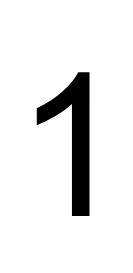
#> input picture number1.png, 133 x 273 px
$ python FourierDescriptor.py   (Python 2 division)
#> lines starting #> are read from the running program, lines starting #| are printed output that depends on the picture
'''
extract_shape(im_file, blowup = 1., plot_img = False, \
plot_contour = False, plot_contour_pts = False)

FD(x, y, plot_FD = False, y_lim = None)

filt_FD(Z, n_keep, no_zeroth = True)

get_FD_abs(x, y, order = 10, norm = True, no_zeroth = True)

recover_shape(Z)

size_norm(Z)
'''

import numpy as np
import matplotlib.pyplot as plt
import matplotlib.image as mpimg
import argparse
import pdb

order = 10
norm = False
no_zeroth = False

def extract_shape(im_file, blowup = 1., plot_img = False, plot_contour = False, plot_contour_pts = False):

    im = mpimg.imread(im_file)
    # Take one of RGB(A) channels
    if len(im.shape) > 2:
        im = im[:, :, 0]

    if plot_img:
        plt.figure()
        plt.title('Original Shape')
        plt.imshow(im, cmap = plt.cm.gray)
	plt.show()

    # Note: by convention, in this case, y values comes from the 0th index.
    # Otherwise one has to transpose the image and the contour will appear sideways
    x = np.arange(im.shape[1])*blowup
    y = np.arange(im.shape[0])*blowup

    # Have to flip y to get the orientation right, again just a peculiar convention we have to work around
    # Note the [::] notation: a[3:20:2] means from the 3rd element to the 20th element, choose every 2nd element.
    y = y[::-1]

    # In case I want to shift x.
    #x_shift = 200
    #x += x_shift

    X, Y = np.meshgrid(x, y)

    plt.figure()
    plt.title('Contours')
    # Note the dimensions of x and y may NOT the same, thus the necessity of the
    # tranpose operation (an oddity, I admit...)
    CS = plt.contour(X, Y, im, 1)
    levels = CS.levels
    #plt.show()
    print 'contour level', levels
    if not plot_contour:
        plt.close()

    cs_paths = CS.collections[0].get_paths()

    print 'number of contour path', len(cs_paths)

    p = cs_paths[0]
    v = p.vertices
    x_arr = v[:,0]
    y_arr = v[:,1]

    if plot_contour_pts:
        plt.figure()
        plt.title("Verify the contour points are correct")
        plt.scatter(x_arr, y_arr)
	plt.show()

    return x_arr, y_arr

'''#######################################################################'''

def FD(x, y, plot_FD = False, y_lim = None):

    N = len(x)
    n = np.arange(N)


    z = x + y*1j

    Z = np.fft.fft(z)

    if plot_FD:
        plt.figure()
        plt.title('FD real and imag')
        plt.plot(Z.real, 'b-')
        plt.plot(Z.imag, 'g-')
	plt.show()
        if y_lim != None:
            plt.ylim([-y_lim, y_lim])

    return Z

'''#######################################################################'''

def filt_FD(Z, order = 10, no_zeroth = False):
    N = len(Z)
    n = np.arange(len(Z))
    print 'Nyquist index', N/2
    # in case I want the centroid position.
    filt0 = n > 0 if no_zeroth else 1
    filt1 = filt0*(n <= order)

    filt2 = (n > ((N-1) - order))
    print 'Number of components from both sides:', filt1.sum(), filt2.sum()
    filt = filt1 + filt2
    #print Z.real[N/2]
    return Z*filt

'''#######################################################################'''

def get_FD_abs(x, y, order = 10, norm = True, no_zeroth = False):
    '''Finds the Fourier Descriptors and the recovered x and y for a shape.'''
    Z = FD(x, y)
    print 'len(Z)', len(Z)

    Z_filt = filt_FD(Z, order, no_zeroth=no_zeroth)
    if norm:
        Z_filt = size_norm(Z_filt)
    print 'len(Z_filt)', len(Z_filt)
    x_rec, y_rec = recover_shape(Z_filt)

    # throw away zero terms
    fd_mag = np.abs(Z_filt[Z_filt != 0])
#     fd_mag = fd_mag[fd_mag > 0]

    return fd_mag, x_rec, y_rec

'''#######################################################################'''

def recover_shape(Z):
    z_rec = np.fft.ifft(Z)

    x_rec = z_rec.real
    y_rec = z_rec.imag

    return x_rec, y_rec

'''#######################################################################'''

def size_norm(Z):
    return Z/np.sqrt( np.abs(Z[1])*np.abs(Z[-1]) )

'''#######################################################################'''

x1, y1 = extract_shape('number1.png') #blowup = 1., plot_img = True, plot_contour = True, #plot_contour_pts = True)
#> in extract_shape, im is the input picture: shape (273, 133, 4) float32; mean R, G, B, A 0.913, 0.913, 0.913, 0.996
#> in extract_shape, `CS = plt.contour(X, Y, im, 1)`:
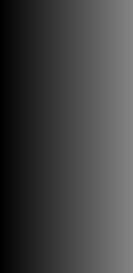
#> X: shape (273, 133) float64; min 0, max 132, mean 66
#> in extract_shape, `levels = CS.levels`: levels = [0, 0.5, 1]
#| contour level [0.  0.5 1. ]
#> in extract_shape, `plt.close()`:
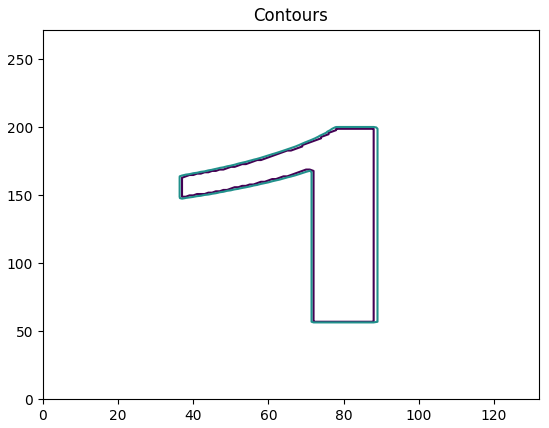
#> figure drawn by matplotlib, 1 panel
#> in extract_shape, `cs_paths = CS.collections[0].get_paths()`: cs_paths = 1 item
#| number of contour path 1
#> in extract_shape, `v = p.vertices`: v = 431 pairs, first value 37 to 88, second value 57 to 199
#> in extract_shape, `x_arr = v[:,0]`: x_arr = 431 values, max 88 at index 276, min 37 at index 77, mean 72.2
#> in extract_shape, `y_arr = v[:,1]`: y_arr = 431 values, max 199 at index 0, min 57 at index 259, mean 137.1
#> x1 has the same summary as x_arr in extract_shape; y1 has the same summary as y_arr in extract_shape
Z = FD(x1, y1, plot_FD = False, y_lim = None)
#> in FD, `N = len(x)`: N = 431
Zfilt = filt_FD(Z, order = 10, no_zeroth = True) #N_KEEP LIST HERE AS 10 IS THE ARGPARSE ORDER
#> in filt_FD, `n = np.arange(len(Z))`: n = 431 values from 0 to 430
#| Nyquist index 215
#| Number of components from both sides: 10 10
x1_rec = []
y1_rec = []
fd1_mag = []
for n in range(len(x1)):
    fd_mag1, x_rec1, y_rec1 = get_FD_abs(x1, y1, order = 10, norm = False, no_zeroth = False)
    x1_rec.append(x_rec1)
    y1_rec.append(y_rec1)
    fd1_mag.append(fd_mag1)
#> this loop made 431 passes
#> (printed output is left out)
#> after the loop, fd1_mag = 431 items; x1_rec = 431 items; y1_rec = 431 items
#x1_rec, y1_rec = recover_shape(Z)
#size_norm = size_norm(Z)

x2, y2 = extract_shape('number2.png') #blowup = 1., plot_img = True, plot_contour = True, #plot_contour_pts = True)
#> call 2 of extract_shape, with im_file = 'number2.png', blowup = 1, plot_img = False, plot_contour = False, plot_contour_pts = False
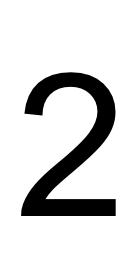
#> input picture number2.png, 133 x 273 px
#> in extract_shape, im is the input picture: shape (273, 133, 4) float32; mean R, G, B, A 0.852, 0.852, 0.852, 0.996
#> in extract_shape (call 2), `plt.close()`:
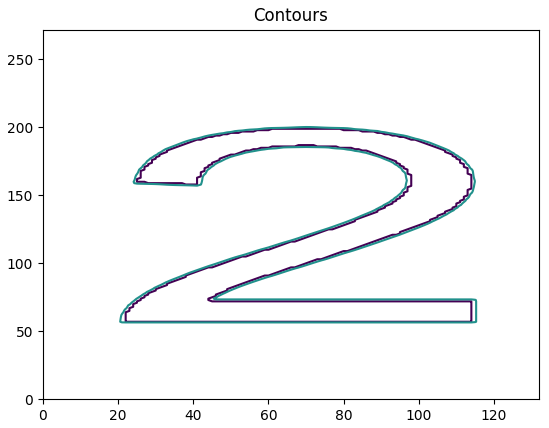
#> figure drawn by matplotlib, 1 panel
#> in extract_shape (call 2), `v = p.vertices`: v = 817 pairs, first value 22 to 114, second value 57 to 199
#> in extract_shape (call 2), `x_arr = v[:,0]`: x_arr = 817 values, max 114 at index 479, min 22 at index 378, mean 70.3
#> in extract_shape (call 2), `y_arr = v[:,1]`: y_arr = 817 values, max 199 at index 0, min 57 at index 386, mean 126.3
#> x2 has the same summary as x_arr in extract_shape; y2 has the same summary as y_arr in extract_shape
Z = FD(x2, y2, plot_FD = False, y_lim = None)
Zfilt = filt_FD(Z, order = 10, no_zeroth = True) #N_KEEP LIST HERE AS 10 IS THE ARGPARSE ORDER
x2_rec = []
y2_rec = []
fd2_mag = []
for n in range(len(x2)):
    fd_mag2, x_rec2, y_rec2 = get_FD_abs(x2, y2, order = 10, norm = False, no_zeroth = False)
    x2_rec.append(x_rec2)
    y2_rec.append(y_rec2)
    fd2_mag.append(fd_mag2)
#> after the loop, fd2_mag = 817 items; x2_rec = 817 items; y2_rec = 817 items
#x2_rec, y2_rec = recover_shape(Z)
#size_norm = size_norm(Z)

x6, y6 = extract_shape('number6.png') #blowup = 1., plot_img = True, plot_contour = True, plot_contour_pts = True)
#> call 3 of extract_shape, with im_file = 'number6.png', blowup = 1, plot_img = False, plot_contour = False, plot_contour_pts = False
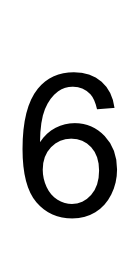
#> input picture number6.png, 133 x 274 px
#> in extract_shape, im is the input picture: shape (274, 133, 4) float32; mean R, G, B, A 0.828, 0.828, 0.828, 0.992
#> in extract_shape (call 3), `plt.close()`:
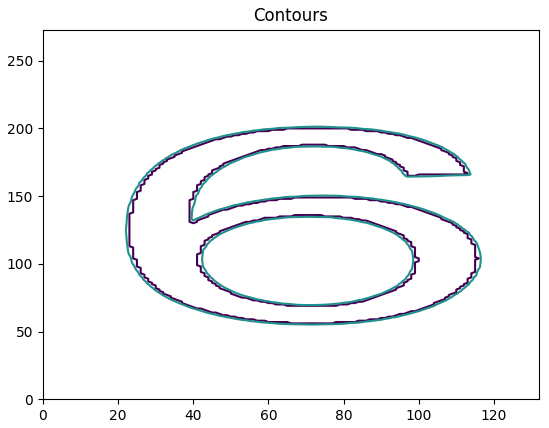
#> figure drawn by matplotlib, 1 panel
#> in extract_shape (call 3), `v = p.vertices`: v = 960 pairs, first value 23 to 116, second value 56 to 200
#> in extract_shape (call 3), `x_arr = v[:,0]`: x_arr = 960 values, max 116 at index 329, min 23 at index 105, mean 68.74
#> in extract_shape (call 3), `y_arr = v[:,1]`: y_arr = 960 values, max 200 at index 0, min 56 at index 230, mean 129
#> x6 has the same summary as x_arr in extract_shape; y6 has the same summary as y_arr in extract_shape
Z = FD(x6, y6, plot_FD = False, y_lim = None)
Zfilt = filt_FD(Z, order = 10, no_zeroth = True) #N_KEEP LIST HERE AS 10 IS THE ARGPARSE ORDER
x6_rec = []
y6_rec = []
fd6_mag = []
for n in range(len(x2)):
    fd_mag6, x_rec6, y_rec6 = get_FD_abs(x6, y6, order = 10, norm = False, no_zeroth = False)
    x6_rec.append(x_rec6)
    y6_rec.append(y_rec6)
    fd6_mag.append(fd_mag6)
#> after the loop, fd6_mag = 817 items; x6_rec = 817 items; y6_rec = 817 items
#x6_rec, y6_rec = recover_shape(Z)
#size_norm = size_norm(Z)

'''#######################################################################'''

plt.figure()
for n in range(len(x1)):
    plt.plot(x1_rec[n], y1_rec[n], 'b')

for n in range(len(x2)):
    plt.plot(x2_rec[n], y2_rec[n], 'g')

for n in range(len(x6)):
#> (the run stopped early here; a loop or call above may not have finished)
